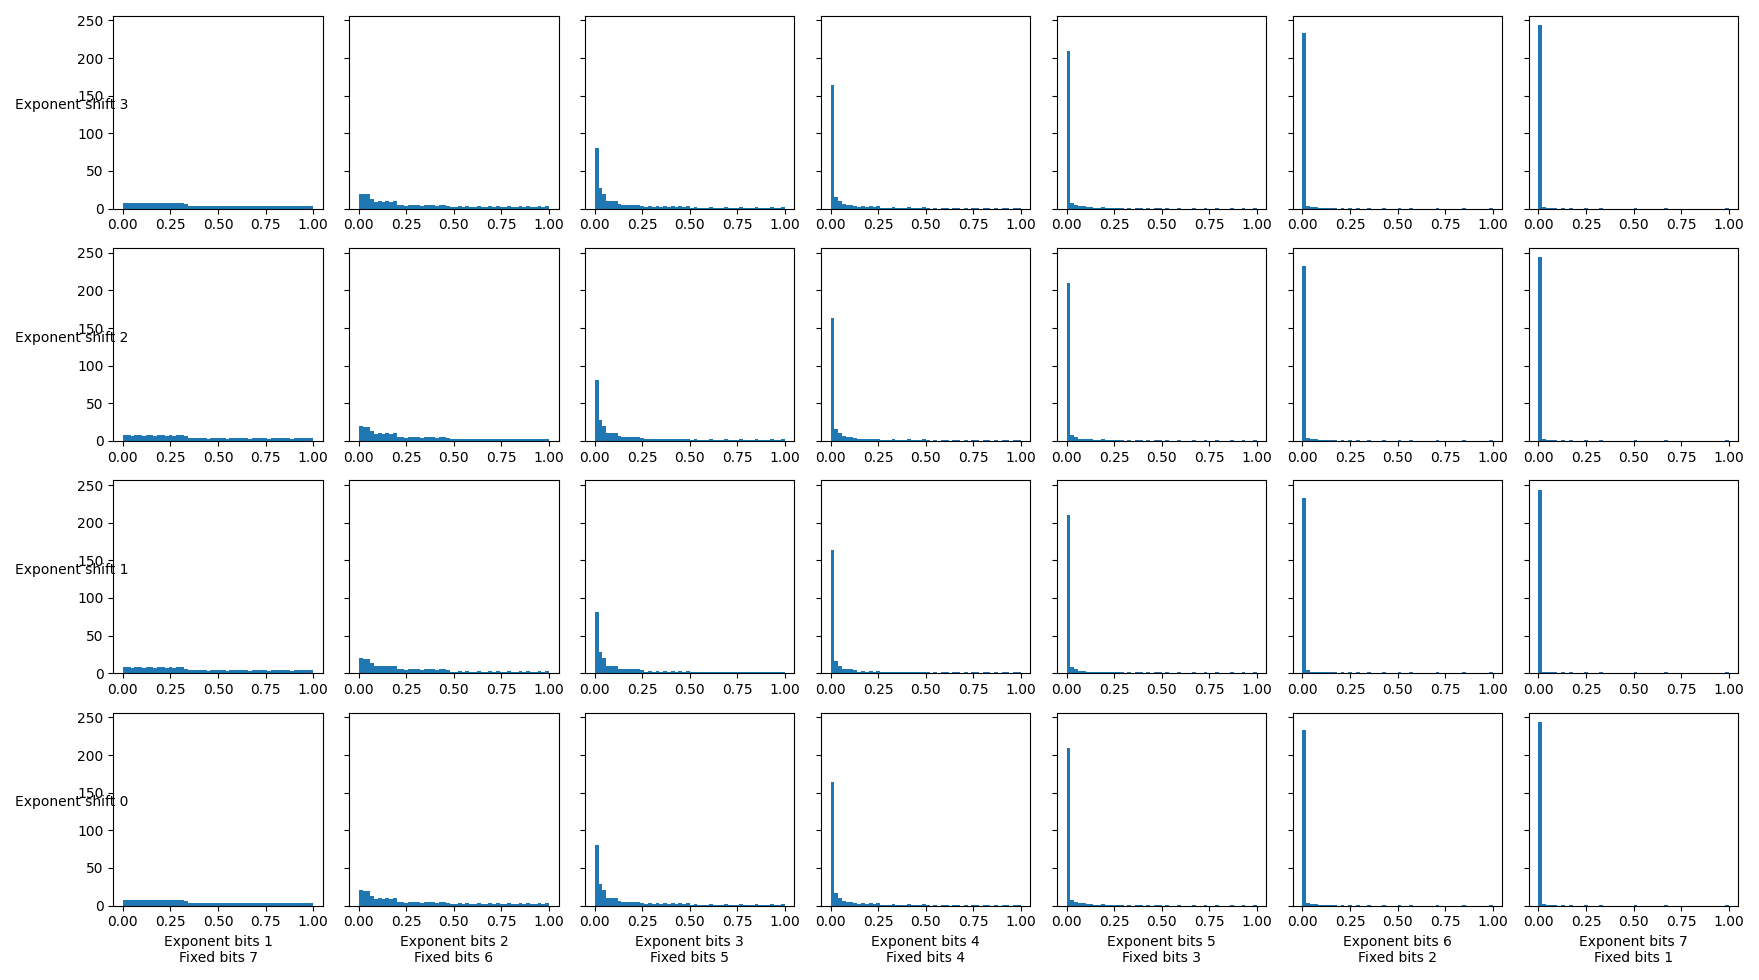

Python code for this plot:
"""Plot the distributions for each possible 8-bit floating point specification."""

from matplotlib import pyplot as plt
import matplotlib.pyplot as plt

from spatialprofilingtoolbox.standalone_utilities.float8 import float_format
from spatialprofilingtoolbox.standalone_utilities.float8 import generate_metadata_table


def create_comparison_plot():
    n_bins = 50
    _, axs = plt.subplots(4, 7, sharey=True, tight_layout=True)
    for J in reversed(range(4)):
        for I in range(7):
            f = float_format(I + 1, J)
            _, df = generate_metadata_table(f)
            values = df['decoded_value']
            axs[J, I].hist(values, bins=n_bins)

    for ax, J in zip(axs[:,0], reversed(range(4))):
        ax.set_ylabel(f'Exponent shift {J}', rotation=0)

    for ax, I in zip(axs[3,:], range(7)):
        ax.set_xlabel(f'Exponent bits {I + 1}\nFixed bits {8 - I - 1}', rotation=0)

    plt.show()


if __name__=='__main__':
    create_comparison_plot()
